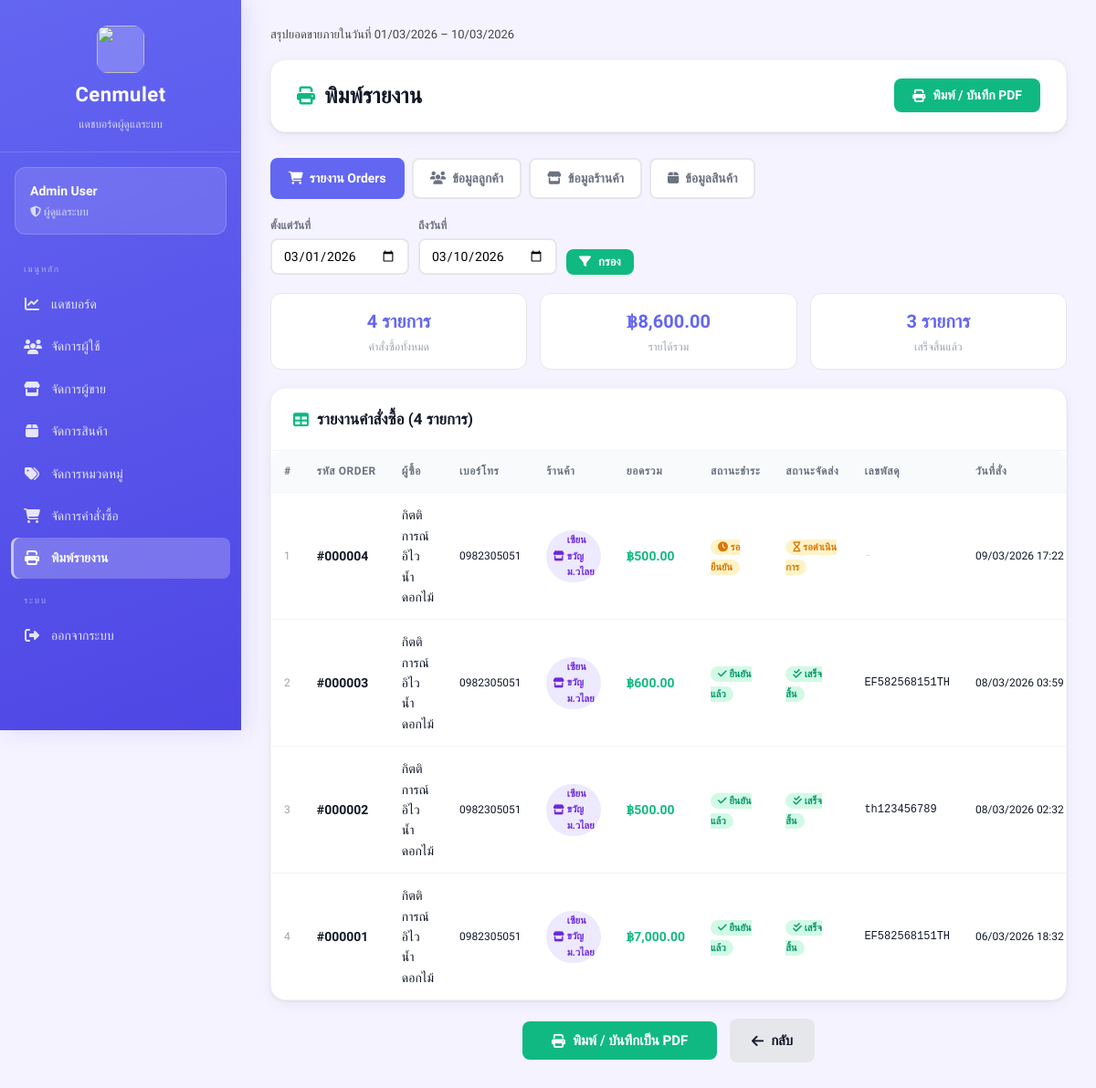
The app's page /views/admin/report.php (signed in), older data.
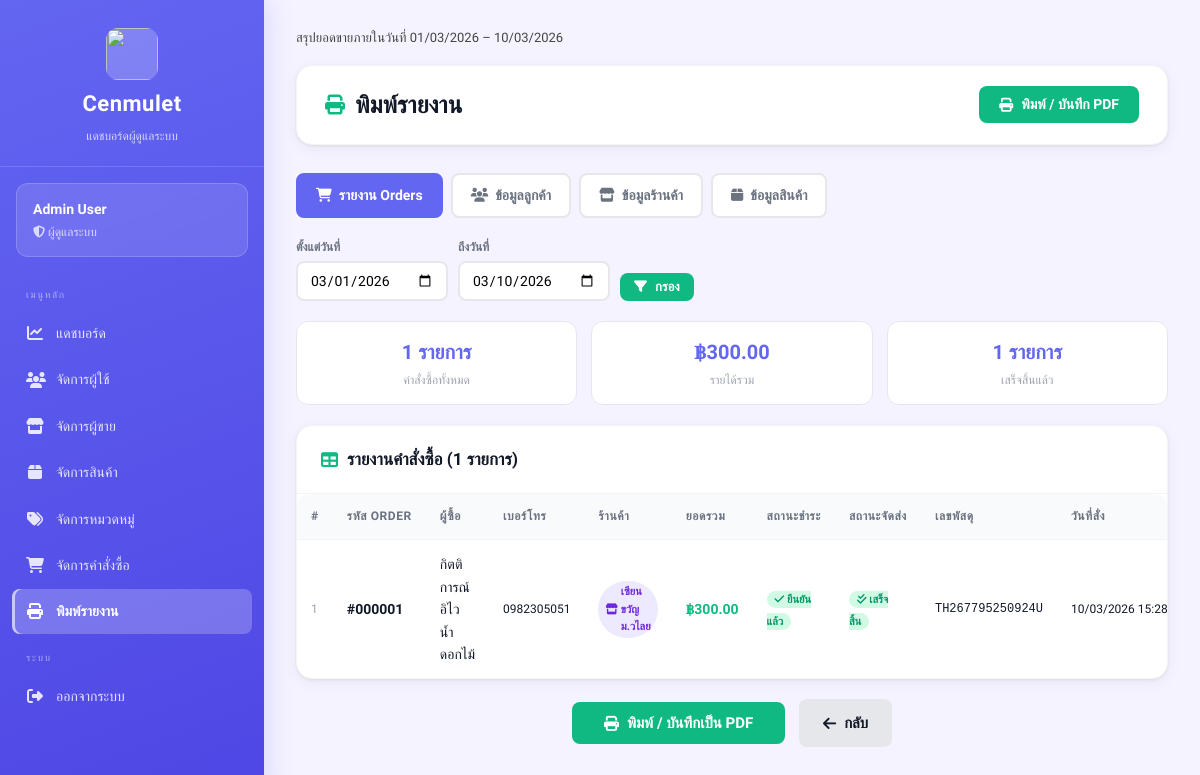
The same page, newer data.
### tables this page shows
CREATE TABLE orders (
    id INTEGER PRIMARY KEY AUTOINCREMENT,
    user_id INTEGER,
    total_price REAL,
    status TEXT DEFAULT 'pending',
    tracking_number TEXT,
    shipped_at DATETIME,
    created_at DATETIME DEFAULT CURRENT_TIMESTAMP,
    FOREIGN KEY (user_id) REFERENCES users(id)
);

### views/admin/report.php (the view, shortened to what this page needs)
<?php
require_once __DIR__ . "/../../config/db.php";
$admin_id = $_SESSION['user_id'];
$stmt = $db->prepare("SELECT id, fullname FROM admins WHERE id = :id");
$stmt->execute([':id' => $admin_id]);
$admin = $stmt->fetch(PDO::FETCH_ASSOC);
$report_type = $_GET['type'] ?? 'orders';
$date_from = $_GET['date_from'] ?? date('Y-m-01');
$date_to   = $_GET['date_to']   ?? date('Y-m-d');
$data     = [];
$summary  = [];
$columns  = [];
$title_th = '';
switch ($report_type) {
    case 'orders':
        $title_th = 'รายงานคำสั่งซื้อ';
        $columns  = ['#','รหัส Order','ผู้ซื้อ','เบอร์โทร','ร้านค้า','ยอดรวม','สถานะชำระ','สถานะจัดส่ง','เลขพัสดุ','วันที่สั่ง'];
        $rows = $db->prepare("
            SELECT o.id,
                   u.fullname as buyer, u.tel,
                   GROUP_CONCAT(DISTINCT s.store_name) as stores,
                   o.total_price,
                   p.status as pay_status,
                   o.status as order_status,
                   o.tracking_number,
                   o.created_at
            FROM orders o
            JOIN users u ON o.user_id = u.id
            LEFT JOIN payments p ON o.id = p.order_id
            LEFT JOIN order_items oi ON o.id = oi.order_id
            LEFT JOIN amulets a ON oi.amulet_id = a.id
            LEFT JOIN sellers s ON a.sellerId = s.id
            WHERE DATE(o.created_at) BETWEEN :f AND :t
            GROUP BY o.id
            ORDER BY o.created_at DESC
        ");
        $rows->execute([':f' => $date_from, ':t' => $date_to]);
        $data = $rows->fetchAll(PDO::FETCH_ASSOC);
        $total_orders    = count($data);
        $total_revenue   = array_sum(array_column($data, 'total_price'));
        $completed_count = 0;
        foreach ($data as $_r) { if ($_r['order_status'] === 'completed') $completed_count++; }
        $summary = [
            'คำสั่งซื้อทั้งหมด' => number_format($total_orders) . ' รายการ',
            'รายได้รวม'          => '฿' . number_format($total_revenue, 2),
            'เสร็จสิ้นแล้ว'      => number_format($completed_count) . ' รายการ',
        ];
        break;
}
?>
<!DOCTYPE html>
<html lang="th">
<head>
    <link rel="stylesheet" href="/public/css/dashboard.css">
    <link rel="stylesheet" href="https://cdnjs.cloudflare.com/ajax/libs/font-awesome/6.5.1/css/all.min.css">
</head>
<body class="admin">
<div class="dashboard-container">
    <?php include __DIR__ . '/_sidebar.php'; ?>
    <main class="main-content">
        <?php if ($report_type === 'orders'): ?>
        <div class="print-date-range">
            สรุปยอดขายภายในวันที่ <?php echo date('d/m/Y', strtotime($date_from)); ?> – <?php echo date('d/m/Y', strtotime($date_to)); ?>
        </div>
        <?php endif; ?>
        <div class="top-bar no-print">
            <h1><i class="fa-solid fa-print"></i> พิมพ์รายงาน</h1>
            <button onclick="window.print()" class="btn btn-primary">
                <i class="fa-solid fa-print"></i> พิมพ์ / บันทึก PDF
            </button>
        </div>
        <div class="report-tabs no-print">
            <?php
            $tabs = [
                'orders'    => ['fa-cart-shopping',  'รายงาน Orders'],
                'customers' => ['fa-users',           'ข้อมูลลูกค้า'],
                'stores'    => ['fa-store',           'ข้อมูลร้านค้า'],
                'products'  => ['fa-box',             'ข้อมูลสินค้า'],
            ];
            foreach ($tabs as $key => [$icon, $label]):
                $q = $key === 'orders'
                    ? "?type=$key&date_from=$date_from&date_to=$date_to"
                    : "?type=$key";
            ?>
            <a href="<?php echo $q; ?>"
               class="report-tab <?php echo $report_type === $key ? 'active' : ''; ?>">
                <i class="fa-solid <?php echo $icon; ?>"></i>
                <?php echo $label; ?>
            </a>
            <?php endforeach; ?>
        </div>
        <?php if ($report_type === 'orders'): ?>
        <form method="GET" style="display:flex;gap:10px;align-items:flex-end;flex-wrap:wrap;margin-bottom:20px" class="no-print">
            <div>
                <label style="font-size:12px;color:#6b7280;display:block;margin-bottom:4px">ตั้งแต่วันที่</label>
                <input type="date" name="date_from" value="<?php echo $date_from; ?>"
                       style="padding:9px 12px;border:2px solid #e5e7eb;border-radius:8px;font-family:inherit;font-size:14px">
            </div>
            <div>
                <label style="font-size:12px;color:#6b7280;display:block;margin-bottom:4px">ถึงวันที่</label>
                <input type="date" name="date_to" value="<?php echo $date_to; ?>"
                       style="padding:9px 12px;border:2px solid #e5e7eb;border-radius:8px;font-family:inherit;font-size:14px">
            </div>
            <button type="submit" class="btn btn-primary btn-sm">
                <i class="fa-solid fa-filter"></i> กรอง
            </button>
        </form>
        <?php endif; ?>
        <?php if (!empty($summary)): ?>
        <div class="summary-strip">
            <?php foreach ($summary as $lbl => $val): ?>
            <div class="summary-card">
                <div class="s-val"><?php echo $val; ?></div>
                <div class="s-lbl"><?php echo $lbl; ?></div>
            </div>
            <?php endforeach; ?>
        </div>
        <?php endif; ?>
        <div class="card">
            <div class="card-header no-print">
                <h2><i class="fa-solid fa-table"></i> <?php echo $title_th; ?> (<?php echo count($data); ?> รายการ)</h2>
            </div>
            <div class="table-wrapper">
            <?php if (count($data) > 0): ?>
            <table>
                <thead>
                    <tr>
                        <?php foreach ($columns as $col): ?>
                        <th><?php echo $col; ?></th>
                        <?php endforeach; ?>
                    </tr>
                </thead>
                <tbody>
                <?php if ($report_type === 'orders'):
                    foreach ($data as $i => $r):
                        $stores = array_filter(explode(',', $r['stores'] ?? ''));
                ?>
                <tr>
                    <td style="color:#9ca3af;font-size:12px"><?php echo $i+1; ?></td>
                    <td><strong>#<?php echo str_pad($r['id'],6,'0',STR_PAD_LEFT); ?></strong></td>
                    <td>
                        <div style="font-weight:500"><?php echo htmlspecialchars($r['buyer']); ?></div>
                    </td>
                    <td style="font-size:12px"><?php echo htmlspecialchars($r['tel']); ?></td>
                    <td>
                        <?php foreach ($stores as $st): ?>
                        <span class="store-tag"><i class="fa-solid fa-store"></i> <?php echo htmlspecialchars(trim($st)); ?></span>
                        <?php endforeach; ?>
                    </td>
                    <td><strong style="color:#10b981">฿<?php echo number_format($r['total_price'],2); ?></strong></td>
                    <td>
                        <?php
                        $p = $r['pay_status'];
                        if ($p==='confirmed')     echo '<span class="status-ok"><i class="fa-solid fa-check"></i> ยืนยันแล้ว</span>';
                        elseif ($p==='waiting')   echo '<span class="status-wait"><i class="fa-solid fa-clock"></i> รอยืนยัน</span>';
                        elseif ($p==='rejected')  echo '<span class="status-rej"><i class="fa-solid fa-times"></i> ปฏิเสธ</span>';
                        else echo '<span style="color:#d1d5db">-</span>';
                        ?>
                    </td>
                    <td>
                        <?php if ($r['order_status']==='completed'):   echo '<span class="status-ok"><i class="fa-solid fa-check-double"></i> เสร็จสิ้น</span>';
                        elseif ($p==='confirmed'):                      echo '<span class="badge badge-info" style="font-size:11px"><i class="fa-solid fa-truck"></i> กำลังส่ง</span>';
                        else:                                           echo '<span class="status-wait"><i class="fa-solid fa-hourglass"></i> รอดำเนินการ</span>'; endif; ?>
                    </td>
                    <td style="font-family:monospace;font-size:12px">
                        <?php echo $r['tracking_number'] ? htmlspecialchars($r['tracking_number']) : '<span style="color:#d1d5db">-</span>'; ?>
                    </td>
                    <td style="font-size:12px;white-space:nowrap">
                        <?php echo date('d/m/Y H:i', strtotime($r['created_at'])); ?>
                    </td>
                </tr>
                <?php endforeach; endif; ?>
                </tbody>
            </table>
            <?php endif; ?>
            </div>
        </div>
        <div style="text-align:center;margin-top:20px" class="no-print">
            <button onclick="window.print()" class="btn btn-primary" style="padding:12px 32px;font-size:15px">
                <i class="fa-solid fa-print"></i> พิมพ์ / บันทึกเป็น PDF
            </button>
            <a href="/views/admin/dashboard.php" class="btn btn-secondary" style="padding:12px 24px;font-size:15px;margin-left:10px">
                <i class="fa-solid fa-arrow-left"></i> กลับ
            </a>
        </div>
    </main>
</div>
</body>
</html>

### views/admin/_sidebar.php (shortened to what this page needs)
<?php
$current = basename($_SERVER['PHP_SELF']);
?>
<aside class="sidebar admin">
    <div class="sidebar-header">
        <img src="/public/images/image.png" alt="">
        <h2>Cenmulet</h2>
        <p>แดชบอร์ดผู้ดูแลระบบ</p>
    </div>
    <div class="sidebar-user">
        <h3><?php echo htmlspecialchars($admin['fullname']); ?></h3>
        <p><i class="fa-solid fa-shield-halved"></i> ผู้ดูแลระบบ</p>
    </div>
    <ul class="sidebar-menu">
        <li class="menu-sep">เมนูหลัก</li>
        <li>
            <a href="/views/admin/dashboard.php"
               class="<?php echo $current === 'dashboard.php' ? 'active' : ''; ?>">
                <i class="fa-solid fa-chart-line"></i> แดชบอร์ด
            </a>
        </li>
        <li>
            <a href="/views/admin/users.php"
               class="<?php echo $current === 'users.php' ? 'active' : ''; ?>">
                <i class="fa-solid fa-users"></i> จัดการผู้ใช้
            </a>
        </li>
        <li>
            <a href="/views/admin/sellers.php"
               class="<?php echo in_array($current, ['sellers.php','approve_sellers.php']) ? 'active' : ''; ?>">
                <i class="fa-solid fa-store"></i> จัดการผู้ขาย
            </a>
        </li>
        <li>
            <a href="/views/admin/products.php"
               class="<?php echo $current === 'products.php' ? 'active' : ''; ?>">
                <i class="fa-solid fa-box"></i> จัดการสินค้า
            </a>
        </li>
        <li>
            <a href="/views/admin/categories.php"
               class="<?php echo $current === 'categories.php' ? 'active' : ''; ?>">
                <i class="fa-solid fa-tags"></i> จัดการหมวดหมู่
            </a>
        </li>
        <li>
            <a href="/views/admin/orders.php"
               class="<?php echo $current === 'orders.php' ? 'active' : ''; ?>">
                <i class="fa-solid fa-cart-shopping"></i> จัดการคำสั่งซื้อ
            </a>
        </li>
        <li>
            <a href="/views/admin/report.php"
               class="<?php echo $current === 'report.php' ? 'active' : ''; ?>">
                <i class="fa-solid fa-print"></i> พิมพ์รายงาน
            </a>
        </li>
        <li class="menu-sep">ระบบ</li>
        <li>
            <a href="/auth/logout.php">
                <i class="fa-solid fa-right-from-bracket"></i> ออกจากระบบ
            </a>
        </li>
    </ul>
</aside>

### views/admin/report.php (style rules this page uses)
.print-date-range { font-size: 13px; color: #444; margin-bottom: 16px; }
.report-tabs { display: flex; gap: 8px; flex-wrap: wrap; margin-bottom: 20px; }
.report-tab { padding: 9px 18px; border-radius: 8px; font-size: 14px; font-family: inherit; font-weight: 600; cursor: pointer; border: 2px solid #e5e7eb; background: #fff; color: #6b7280; text-decoration: none; display: inline-flex; align-items: center; gap: 7px; transition: all .18s; }
.report-tab.active { border-color: #6366f1; background: #6366f1; color: #fff; }
.summary-strip { display: flex; gap: 14px; flex-wrap: wrap; margin-bottom: 20px; }
.summary-card { flex: 1; min-width: 160px; background: #fff; border: 1px solid #e5e7eb; border-radius: 12px; padding: 14px 18px; text-align: center; }
.summary-card .s-val { font-size: 20px; font-weight: 800; color: #6366f1; margin-bottom: 3px; }
.summary-card .s-lbl { font-size: 12px; color: #9ca3af; }
.store-tag { display: inline-flex; align-items: center; gap: 3px; background: #ede9fe; color: #6d28d9; padding: 2px 7px; border-radius: 99px; font-size: 11px; font-weight: 600; }
.status-ok { background: #d1fae5; color: #059669; border-radius: 99px; padding: 2px 8px; font-size: 11px; font-weight: 600; }
.status-wait { background: #fef3c7; color: #d97706; border-radius: 99px; padding: 2px 8px; font-size: 11px; font-weight: 600; }

Row changes from the older to the newer data that the page shows:
removed orders: id "000004", buyer "กิตติการณ์ อิไว น้ำดอกไม้", tel "0982305051", st "เซียนขวัญม.วไลย", total_price "500.00", shows "รอยืนยัน", status "pending" (drawn), created_at "09/03/2026 17:22"
removed orders: id "000003", buyer "กิตติการณ์ อิไว น้ำดอกไม้", tel "0982305051", st "เซียนขวัญม.วไลย", total_price "600.00", shows "ยืนยันแล้ว", status "completed" (drawn), tracking_number "EF582568151TH", created_at "08/03/2026 03:59"
removed orders: id "000002", buyer "กิตติการณ์ อิไว น้ำดอกไม้", tel "0982305051", st "เซียนขวัญม.วไลย", total_price "500.00", shows "ยืนยันแล้ว", status "completed" (drawn), tracking_number "th123456789", created_at "08/03/2026 02:32"
changed orders "000001": total_price "7,000.00" → "300.00"; tracking_number "EF582568151TH" → "TH267795250924U"; created_at "06/03/2026 18:32" → "10/03/2026 15:28"
Text that changed along with them:
count($data): "4" → "1"
new list line: "1 รายการ คำสั่งซื้อทั้งหมด"
new list line: "฿300.00 รายได้รวม"
new list line: "1 รายการ เสร็จสิ้นแล้ว"
list line gone: "4 รายการ คำสั่งซื้อทั้งหมด"
list line gone: "฿8,600.00 รายได้รวม"
list line gone: "3 รายการ เสร็จสิ้นแล้ว"
